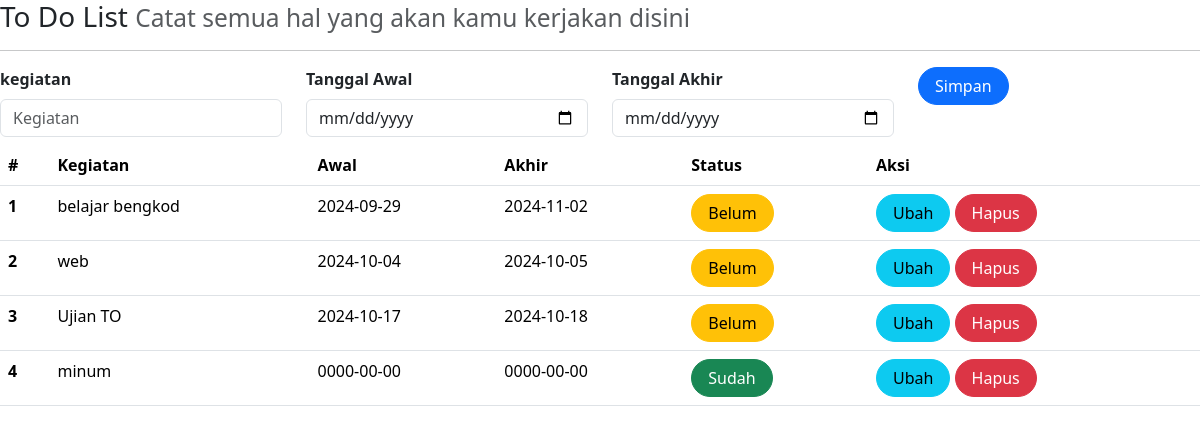
The page / on the database its author committed.
### tables this page shows
CREATE TABLE `kegiatan` (
  `id` int(11) NOT NULL,
  `isi` text DEFAULT NULL,
  `tgl_awal` date DEFAULT NULL,
  `tgl_akhir` date DEFAULT NULL,
  `status` int(1) DEFAULT NULL
);

### index.php (the view, shortened to what this page needs)
<?php
include_once("koneksi.php");
?>
<!DOCTYPE html>
<html lang="en">
  <head>
    <link
      rel="stylesheet"
      href="./bootstrap-5.3.3-dist/css/bootstrap.min.css"
    />
  </head>
  <body>
    <h3>
      <small class="text-muted">
        Catat semua hal yang akan kamu kerjakan disini
      </small>
    </h3>
    <hr>
     <form class="form row" method="post" action="" name="myForm" onsubmit="return(validate());">
        <?php
        $isi = '';
        $tgl_awal = '';
        $tgl_akhir = '';
        ?>
        <div class="col">
            <label for="inputIsi" class="form-label fw-bold">
                kegiatan
            </label>
            <input type="text" class="form-control" name="isi" id="inputIsi" placeholder="Kegiatan" value="<?php echo $isi?>">
        </div>
        <div class="col">
            <label for="inputTanggalAwal" class="form-label fw-bold">
                Tanggal Awal
            </label>
            <input type="date" class="form-control" name="tgl_awal" id="inputTanggalAwal" placeholder="Tanggal Awal" value="<?php echo $tgl_awal?>">
        </div>
        <div class="col mb-2">
            <label for="inputTanggalAkhir" class="form-label fw-bold">
                Tanggal Akhir
            </label>
            <input type="date" class="form-control" name="tgl_akhir" id="inputTanggalAkhir" placeholder="Tanggal Akhir" value="<?php echo $tgl_akhir?>">
        </div>
        <div class="col">
        <button type="submit" class="btn btn-primary rounded-pill px-3" name="simpan">Simpan</button>
    </div>
     </form>
      <table class="table table-hover">
        <thead>
            <tr>
                <th scope="col">#</th>
                <th scope="col">Kegiatan</th>
                <th scope="col">Awal</th>
                <th scope="col">Akhir</th>
                <th scope="col">Status</th>
                <th scope="col">Aksi</th>
            </tr>
        </thead>
        <tbody>
            <?php
            $result = mysqli_query($mysqli,'SELECT * FROM kegiatan ORDER BY status,tgl_awal');
            $no = 1;
            while($data = mysqli_fetch_array($result)) {
                ?>
                <tr>
                    <th scope="row"><?php echo $no++ ?></th>
                    <td><?php echo $data['isi'] ?></td>
                    <td><?php echo $data['tgl_awal'] ?></td>
                    <td><?php echo $data['tgl_akhir'] ?></td>
                    <td>
                        <?php
                       if ($data['status'] == '1') {
                        ?>
                            <a class="btn btn-success rounded-pill px-3" type="button"
                            href="index.php?id=<?php echo $data['id'] ?>&aksi=ubah_status&status=0">
                            Sudah
                            </a>
                        <?php
                        } else {
                        ?>
                            <a class="btn btn-warning rounded-pill px-3" type="button"
                            href="index.php?id=<?php echo $data['id'] ?>&aksi=ubah_status&status=1">
                            Belum</a>
                        <?php
                        }
                        ?>
                    </td>
                    <td>
                      <a class="btn btn-info rounded-pill px-3" href="index.php?id=<?php echo $data['id'] ?>">Ubah</a>
                      <a class="btn btn-danger rounded-pill px-3" href="index.php?id=<?php echo $data['id'] ?>&aksi=hapus">Hapus </a>
                    </td>
                </tr>
                <?php
              }
              ?>
        </tbody>
      </table>
  </body>
</html>

### rows shown on the page
kegiatan: isi "belajar bengkod", tgl_awal "2024-09-29", tgl_akhir "2024-11-02"
kegiatan: isi "web", tgl_awal "2024-10-04", tgl_akhir "2024-10-05"
kegiatan: isi "Ujian TO", tgl_awal "2024-10-17", tgl_akhir "2024-10-18"
kegiatan: isi "minum", tgl_awal "0000-00-00", tgl_akhir "0000-00-00"
